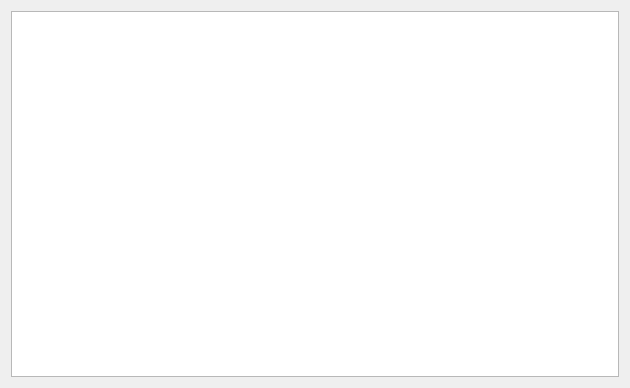
<?xml version="1.0" encoding="UTF-8"?>
<ui version="4.0">
 <class>PreviouslyMissedPage</class>
 <widget class="QWidget" name="PreviouslyMissedPage">
  <property name="geometry">
   <rect>
    <x>0</x>
    <y>0</y>
    <width>630</width>
    <height>388</height>
   </rect>
  </property>
  <property name="windowTitle">
   <string>Form</string>
  </property>
  <layout class="QVBoxLayout" name="verticalLayout">
   <item>
    <widget class="QTableView" name="tableView"/>
   </item>
  </layout>
 </widget>
 <resources/>
 <connections/>
</ui>
